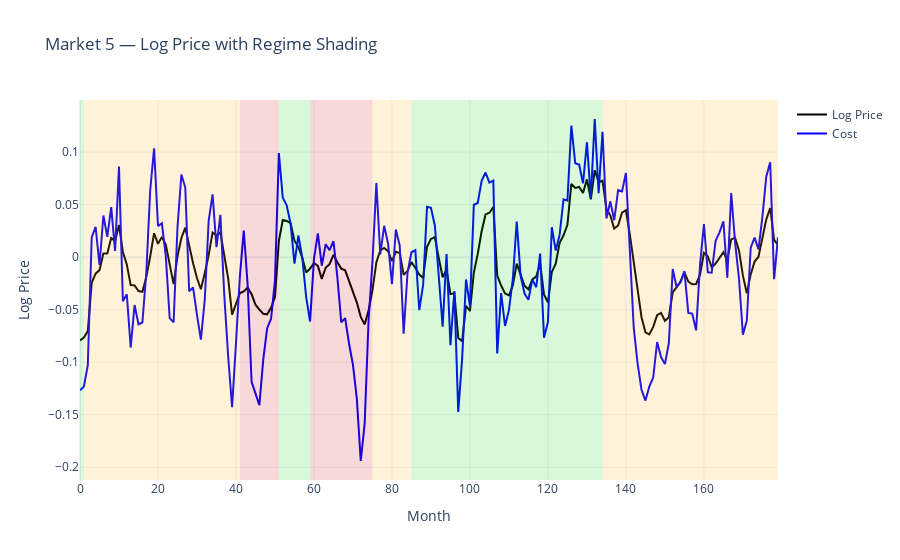

The notebook cell this image was saved under:
### Code cell
plot_market_plotly(df, market_id=5)

### Figure 1 — Plotly figure (JSON) as saved in the notebook; plotly's stock layout.template omitted (floating-point values rounded to 4 significant figures; data arrays with more than 128 entries replaced by an {"elided": "..."} marker saying what was removed)
{"data": [{"line": {"color": "black"}, "mode": "lines", "name": "Log Price", "type": "scatter", "x": {"elided": "180 int values"}, "y": {"elided": "180 float values"}}, {"line": {"color": "blue"}, "mode": "lines", "name": "Cost", "type": "scatter", "x": {"elided": "180 int values"}, "y": {"elided": "180 float values"}}], "layout": {"shapes": [{"fillcolor": "rgba(0,200,0,0.15)", "line": {"width": 0}, "type": "rect", "x0": 0, "x1": 1, "xref": "x", "y0": 0, "y1": 1, "yref": "y domain"}, {"fillcolor": "rgba(255,165,0,0.15)", "line": {"width": 0}, "type": "rect", "x0": 1, "x1": 41, "xref": "x", "y0": 0, "y1": 1, "yref": "y domain"}, {"fillcolor": "rgba(200,0,0,0.15)", "line": {"width": 0}, "type": "rect", "x0": 41, "x1": 51, "xref": "x", "y0": 0, "y1": 1, "yref": "y domain"}, {"fillcolor": "rgba(0,200,0,0.15)", "line": {"width": 0}, "type": "rect", "x0": 51, "x1": 59, "xref": "x", "y0": 0, "y1": 1, "yref": "y domain"}, {"fillcolor": "rgba(200,0,0,0.15)", "line": {"width": 0}, "type": "rect", "x0": 59, "x1": 75, "xref": "x", "y0": 0, "y1": 1, "yref": "y domain"}, {"fillcolor": "rgba(255,165,0,0.15)", "line": {"width": 0}, "type": "rect", "x0": 75, "x1": 85, "xref": "x", "y0": 0, "y1": 1, "yref": "y domain"}, {"fillcolor": "rgba(0,200,0,0.15)", "line": {"width": 0}, "type": "rect", "x0": 85, "x1": 134, "xref": "x", "y0": 0, "y1": 1, "yref": "y domain"}, {"fillcolor": "rgba(255,165,0,0.15)", "line": {"width": 0}, "type": "rect", "x0": 134, "x1": 179, "xref": "x", "y0": 0, "y1": 1, "yref": "y domain"}], "title": {"text": "Market 5 — Log Price with Regime Shading"}, "xaxis": {"title": {"text": "Month"}}, "yaxis": {"title": {"text": "Log Price"}}}}
